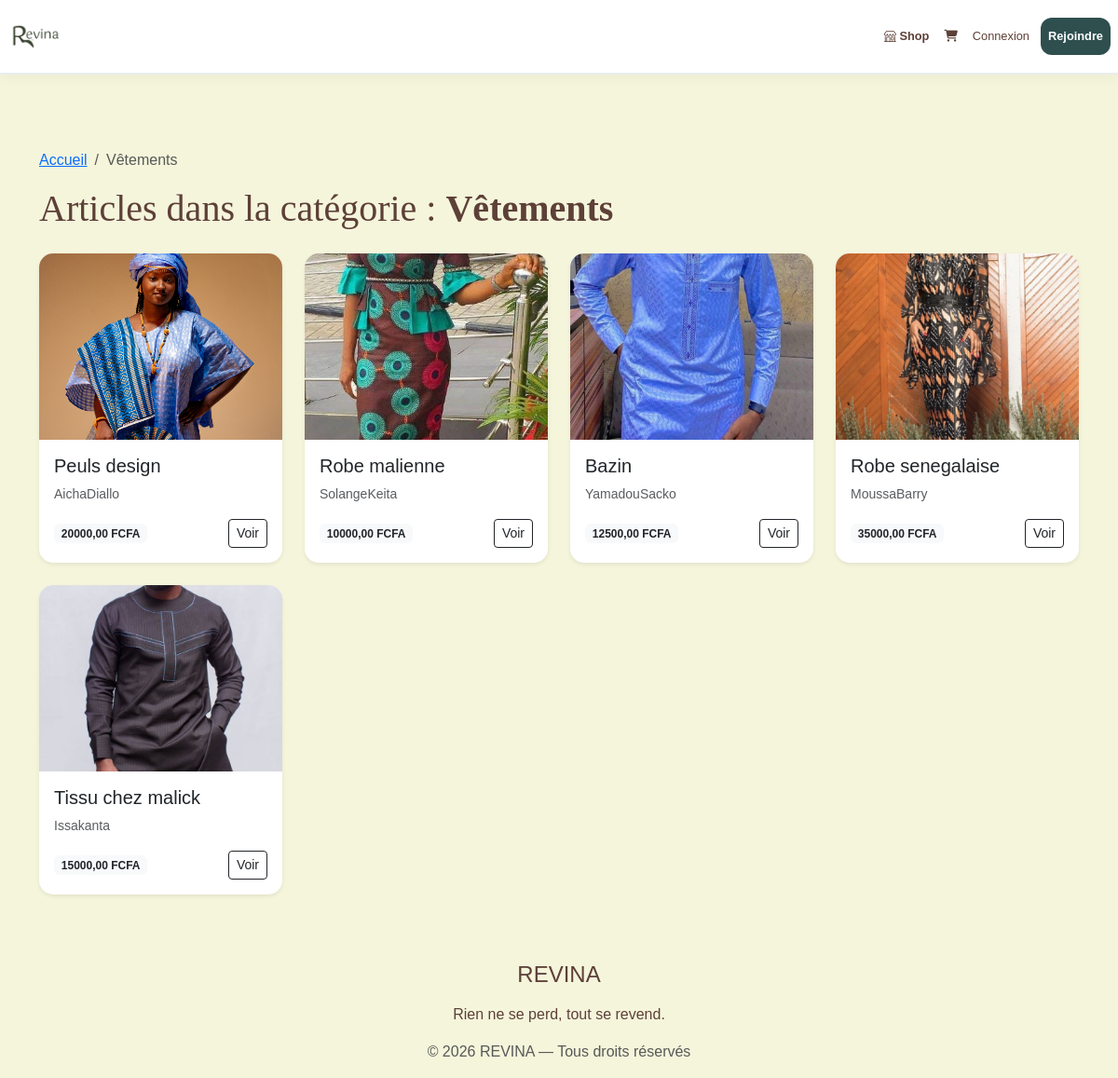
The page /category/vetements/ on the database its author committed.
### marketplace/models.py (models this page shows, shortened)
class Category(models.Model):
    name = models.CharField(max_length=100)
    slug = models.SlugField(unique=True, null=True, blank=True)
    class Meta:
        verbose_name_plural = "Categories"

class Product(models.Model):
    CONDITION_CHOICES = [
        ('neuf', 'Neuf'),
        ('excellent', 'Excellent'),
        ('bon', 'Bon'),
    ]
    TYPE_CHOICES = [
        ('MARKETPLACE', 'Marketplace'),
        ('BOUTIQUE', 'Boutique'),
    ]
    product_type = models.CharField(
        max_length=20,
        choices=TYPE_CHOICES,
        default='MARKETPLACE'
    )
    seller = models.ForeignKey(
        settings.AUTH_USER_MODEL,
        on_delete=models.CASCADE,
        related_name='marketplace_items'
    )
    title = models.CharField(max_length=255)
    slug = models.SlugField(unique=True, null=True, blank=True)
    description = models.TextField()
    price = models.DecimalField(max_digits=10, decimal_places=2)
    category = models.ForeignKey(
        Category,
        on_delete=models.SET_NULL,
        null=True,
        related_name='products'
    )
    condition = models.CharField(max_length=50, choices=CONDITION_CHOICES)
    image = models.ImageField(upload_to='products/')
    created_at = models.DateTimeField(auto_now_add=True)
    likes = models.ManyToManyField(
        settings.AUTH_USER_MODEL,
        related_name='liked_products',
        blank=True
    )

### accounts/models.py (models this page shows, shortened)
class User(AbstractUser):
    photo = models.ImageField(
        upload_to='profiles/',
        blank=True,
        null=True,
        default='profiles/default.jpg'
    )
    phone = models.CharField(
        max_length=20,
        blank=True,
        null=True,
        verbose_name="Numéro de téléphone"
    )
    city = models.CharField(
        max_length=100,
        default='Bamako',
        verbose_name="Ville"
    )
    bio = models.TextField(
        max_length=500,
        blank=True,
        verbose_name="Biographie"
    )
    last_activity = models.DateTimeField(default=timezone.now)

### marketplace/views.py (the view)
# urls.py: path('category/<slug:slug>/', views.category_products, name='category_products'),
def category_products(request, slug):
    category = get_object_or_404(Category, slug=slug)
    products = Product.objects.filter(category=category, product_type='MARKETPLACE').select_related('seller')
    return render(request, 'marketplace/category_products.html', {
        'category': category,
        'products': products
    })

### cart/context_processors.py (called while the page is built)
def cart_count(request):
    if request.user.is_authenticated:
        cart = Cart.objects.filter(user=request.user).first()
        count = cart.items.count() if cart else 0
        return {'cart_count': count}
    return {'cart_count': 0}

### marketplace/context_processors.py (called while the page is built)
def categories_processor(request):
    return {
        'all_categories': Category.objects.all()
    }

### notifications/context_processors.py (called while the page is built)
def unread_notifications_count(request):
    if request.user.is_authenticated:
        count = Notification.objects.filter(recipient=request.user, is_read=False).count()
        return {'unread_count': count}
    return {'unread_count': 0}

### templates/marketplace/category_products.html
{% extends 'base.html' %}
{% block content %}
<div class="container mt-4">
    <nav aria-label="breadcrumb">
        <ol class="breadcrumb">
            <li class="breadcrumb-item"><a href="{% url 'marketplace:home' %}">Accueil</a></li>
            <li class="breadcrumb-item active" aria-current="page">{{ category.name }}</li>
        </ol>
    </nav>
    <h1 class="mb-4">Articles dans la catégorie : <strong>{{ category.name }}</strong></h1>
    <div class="row">
        {% for product in products %}
            <div class="col-md-3 mb-4">
                <div class="card h-100 border-0 shadow-sm" style="border-radius: 15px; overflow: hidden;">
                    {% if product.image %}
                        <img src="{{ product.image.url }}" class="card-img-top" alt="{{ product.title }}" style="height: 200px; object-fit: cover;">
                    {% endif %}
                    <div class="card-body">
                        <h5 class="card-title">{{ product.title }}</h5>
                        <p class="text-muted small">{{ product.seller.username }}</p>
                        <div class="d-flex justify-content-between align-items-center">
                            <span class="badge bg-light text-dark">{{ product.price }} FCFA</span>
                            <a href="{% url 'marketplace:product_detail' product.slug %}" class="btn btn-sm btn-outline-dark">Voir</a>
                        </div>
                    </div>
                </div>
            </div>
        {% empty %}
            <div class="col-12 text-center py-5">
                <p class="lead text-muted">Aucun article disponible pour le moment dans cette catégorie.</p>
                <a href="{% url 'marketplace:home' %}" class="btn btn-dark">Retour à l'accueil</a>
            </div>
        {% endfor %}
    </div>
</div>
{% endblock %}

### static/css/style.css (style rules this page uses)
:root { --beige: #F5F5DC; --marron-fonce: #5D4037; --vert-afrique: #2F4F4F; --brun-doux: #8D6E63; --blanc-pur: #FFFFFF; --shadow-soft: 0 10px 30px rgba(47, 79, 79, 0.08); }
body { background-color: var(--beige) !important; font-family: 'Poppins', sans-serif; color: var(--marron-fonce); margin: 0; padding-top: 90px !important; overflow-x: hidden; }
h1, h2, h3 { font-family: 'Playfair Display', serif; }

### rows shown on the page
Category: name "Vêtements"
Product: image (picture), title "Peuls design", seller.username "AichaDiallo", price "20000,00"
Product: image (picture), title "Robe malienne", seller.username "SolangeKeita", price "10000,00"
Product: image (picture), title "Bazin", seller.username "YamadouSacko", price "12500,00"
Product: image (picture), title "Robe senegalaise", seller.username "MoussaBarry", price "35000,00"
Product: image (picture), title "Tissu chez malick", seller.username "Issakanta", price "15000,00"
